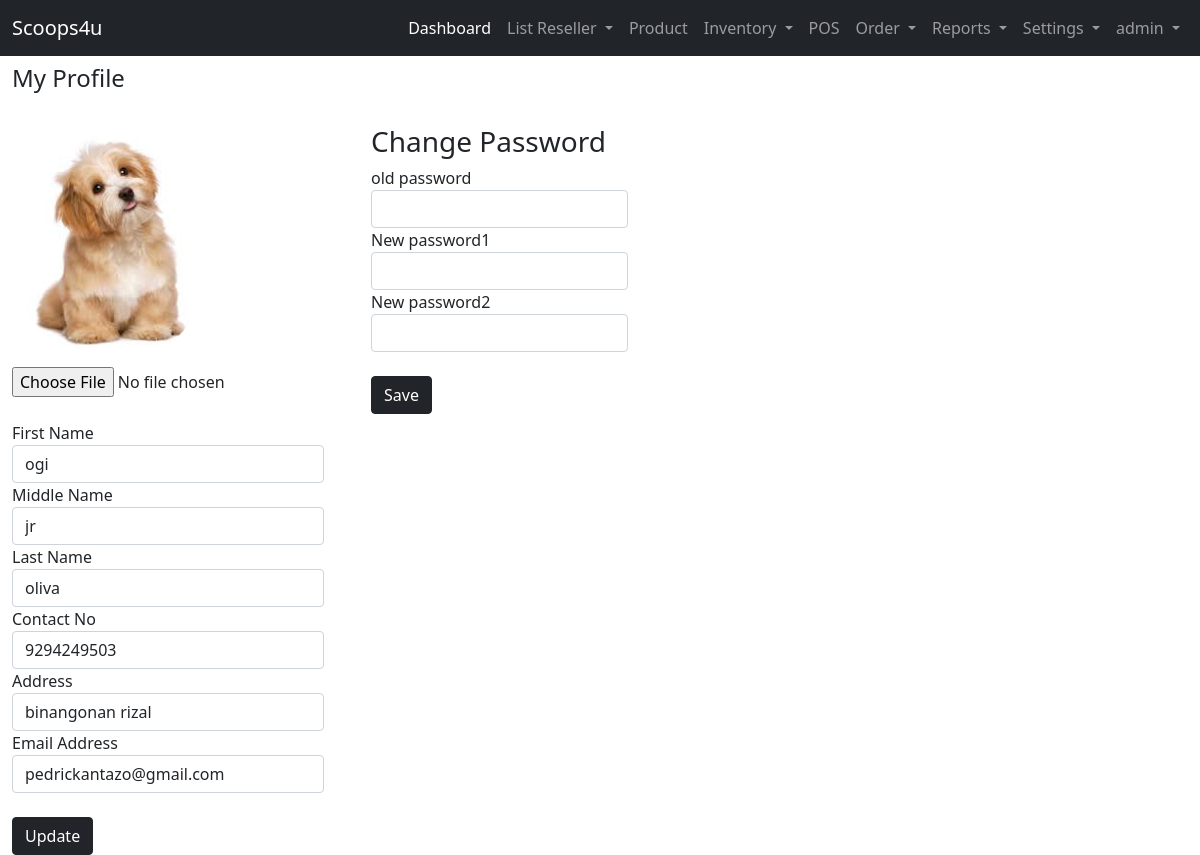
/user-site/settings_profile/ (signed in), run on an earlier commit of the app's database.
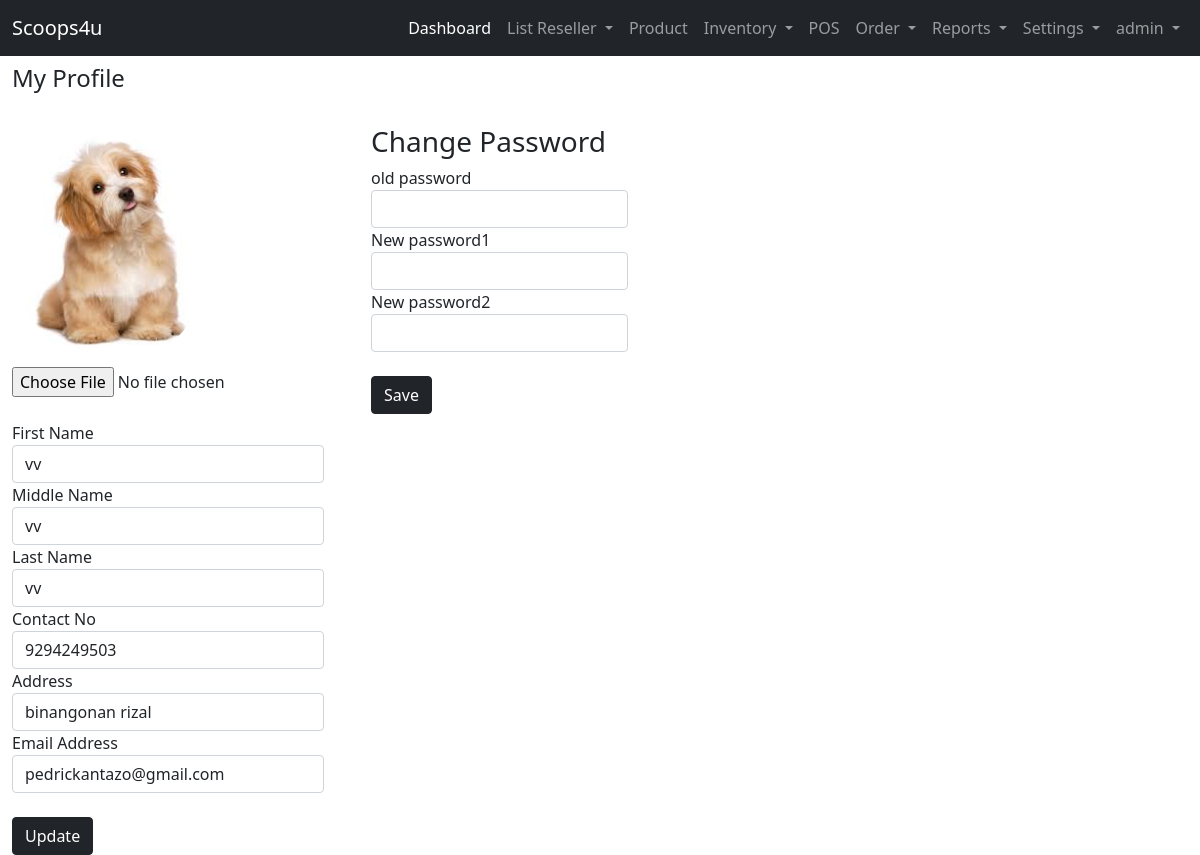
And on a later commit of the database.
### admin_site/models.py (models this page shows, shortened)
class Profile(models.Model):
    list_user = models.CharField(max_length=100, null=False, verbose_name="List User")
    profile_fname = models.CharField(max_length=250, null=False, verbose_name="First Name")
    profile_mname = models.CharField(max_length=250,  null=False, verbose_name="Middle Name")
    profile_lname = models.CharField(max_length=250, null=False, verbose_name="Last Name")
    profile_cnumber = models.BigIntegerField( null=False, verbose_name="Contact Number")
    profile_address = models.TextField(null=False, verbose_name="Address")
    profile_email = models.CharField( max_length=100, null=False, verbose_name="Email Address")
    profile_pic =models.ImageField( upload_to=image_path,null=True, verbose_name='Profile Pic')

### admin_site/views.py (the view)
# urls.py: path('settings_profile/', views.settings_profile, name='settings_profile'),
def settings_profile(request):
    list_profile = Profile.objects.filter(list_user = request.user)
    context={
        'list_profile':list_profile
    }
    return render(request,'admin_site/profile/settings_profile.html', context)

### templates/admin_site/profile/settings_profile.html (shortened to what this page needs)
{% extends 'admin_site/base.html' %}
{% block template %}
    <h4>My Profile</h4>
    <br>
        {% if list_profile %}
        {% for list in list_profile %}
        <div class="input-group">
            <div class="input-group-append">
                <form action="{% url 'admin_site:update_profile' list.id %}" method="POST" enctype="multipart/form-data" >
                <img src="/media/{{ list.profile_pic}}" alt="Profile-pic" width="200" class="rounded-circle">
                <br>
                <input type="file"  name="profile_pic" >
                <br>
                <br>
                <label for="">First Name</label>
                <input type="text"  name="first" class="form-control" value="{{ list.profile_fname}}" required>
                <label for="">Middle Name</label>
                <input type="text"  name="middle" class="form-control" value="{{ list.profile_mname}}" required>
                <label for="">Last Name</label>
                <input type="text"  name="last" class="form-control" value="{{ list.profile_lname}}" required>
                <label for="">Contact No</label>
                <input type="number"  name="contact_no" class="form-control" value="{{ list.profile_cnumber}}" required>
                <label for="">Address</label>
                <input type="text"  name="address" class="form-control"value="{{ list.profile_address}}" required>
                <label for="">Email Address</label>
                <input type="text"  name="email" class="form-control" value="{{ list.profile_email}}" required>
                <br>
                <input type="submit"  class="btn btn-dark"  value="Update" required>
                </form>
            </div>
            {% endfor %}
            {% endif %}
            <div class="input-group-append px-5">
                <h3>Change Password</h3>
                <label for="">old password</label>
                <input type="text"  name="contact" class="form-control" required>
                <label for="">New password1</label>
                <input type="text"  name="Address" class="form-control" required>
                <label for="">New password2</label>
                <input type="text"  name="Address" class="form-control" required>
                <br>
                <input type="submit"  class="btn btn-dark"  value="Save" required>
            </div>
        </div>
{% endblock template %}

What changed in the data, as far as the page shows it:
changed Profile "pedrickantazo@gmail.com": first "ogi" → "vv"; middle "jr" → "vv"; last "oliva" → "vv"
